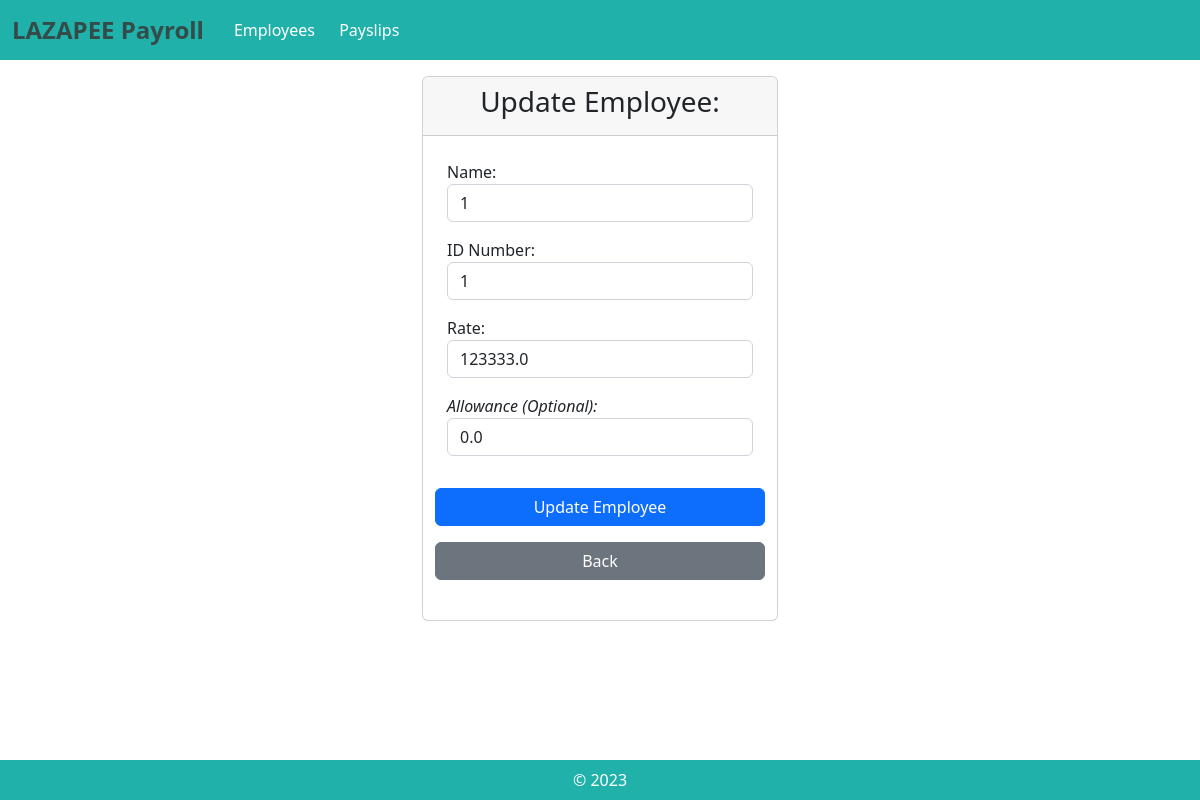
The page /update_employee/45/ on the database its author committed.
### payroll_app/models.py (models this page shows, shortened)
class Employee(models.Model):
    name = models.CharField(max_length=300)
    id_number = models.CharField(max_length=300)
    rate = models.FloatField(max_length=300)
    overtime_pay = models.FloatField(max_length=300, null=True, blank=True, default=0)
    allowance = models.FloatField(max_length=300, null=True, blank=True, default=0)

### payroll_app/views.py (the view)
# urls.py: path('update_employee/<int:pk>/', views.update_employee, name="update_employee"),
def update_employee(request, pk):
    emp = get_object_or_404(Employee, pk=pk)
    if(request.method=="POST"):
        n = request.POST.get('name')
        id = request.POST.get('idnum')
        r = request.POST.get('rate')
        a = request.POST.get('allowance')
        if emp.getID() == id:
            Employee.objects.filter(pk=pk).update(name=n, id_number=id, rate=r, allowance=a)
            messages.success(request, 'Employee was successfully updated!')
            return redirect('employees')
        elif Employee.objects.filter(id_number=id).exists():
            messages.error(request, "An employee with this ID number already exists")
            return redirect('update_employee', pk=pk)
        else:
            Employee.objects.filter(pk=pk).update(name=n, id_number=id, rate=r, allowance=a)
            messages.success(request, 'Employee was successfully updated!')
            return redirect('employees')
    else:
        return render(request, 'payroll_app/update_employee.html', {'emp':emp})

### payroll_app/templates/payroll_app/update_employee.html (shortened to what this page needs)
{% extends 'payroll_app/base.html' %}
{% load static %}
{% block content %}
    <div class="col-sm-4 mx-auto">
        <div class="card">
            <div class="card-header">
                <h3 class="card-title" style = "text-align: center;"> Update Employee: </h3>
            </div>
            <div class="card-body">
                <form method="POST" action="{% url 'update_employee' pk=emp.pk %}">{% csrf_token %}
                    <div class="form-group p-2">
                        <label for="name"> Name: </label>
                        <input type="text" class="form-control" id="name" name="name" value="{{emp.name}}" required>
                    </div>
                    <div class="form-group p-2">
                        <label for="idnum">ID Number: </label>
                        <input type="text" class="form-control" id="idnum" name="idnum" value="{{emp.id_number}}"  required>
                    </div>
                    <div class="form-group p-2">
                        <label for="rate"> Rate: </label>
                        <input type="text" class="form-control" id="rate" name="rate" value="{{emp.rate}}" required>
                    </div>
                    <div class="form-group p-2">
                        <label for="rate"><i>Allowance (Optional):</i></label>
                        <input type="text" class="form-control" id="allowance" name="allowance" value="{{emp.allowance}}">
                    </div>
                    <div class = "row p-2"><button type="submit" class="mt-3 btn btn-primary">Update Employee</button>
                        <a href="{% url 'employees' %}" class="mt-3 btn btn-secondary ml-2">Back</a>
                    </div>
                </form>
            </div>
        </div>
    </div>
{% endblock %}

### rows shown on the page
Employee: name "1", idnum "1", rate "123333.0", allowance "0.0"
